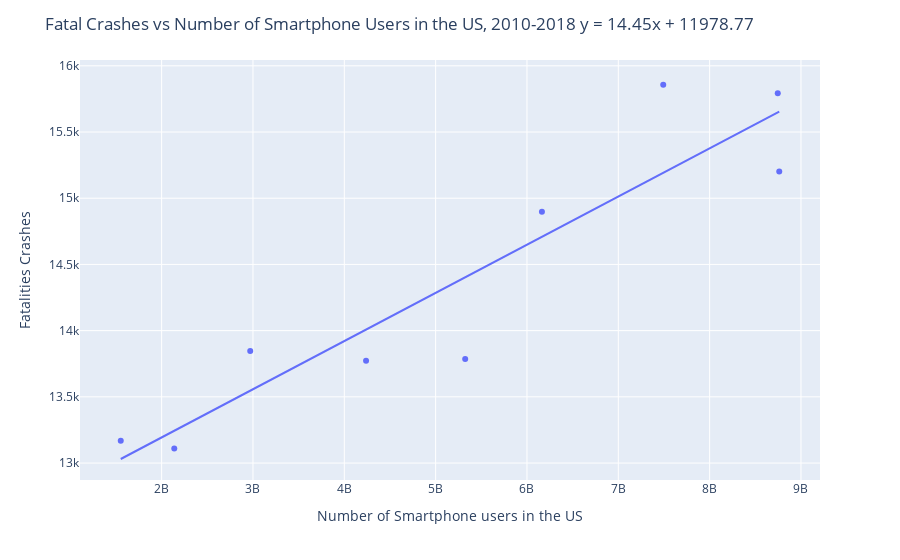

Notebook source saved alongside this figure:
### Code cell
x_values2 = phone_adoption_trim['number of smartphone users in US (millions)']
y_values = crashes_per_year

(slope, intercept, rvalue, pvalue, stderr) = st.linregress(x_values2, y_values)
regress_values = x_values * slope + intercept
line_eq = "y = " + str(round(slope,2)) + "x + " + str(round(intercept,2))
fig=px.scatter(x=x_values, y=y_values,trendline='ols')

fig.update_layout(title='Fatal Crashes vs Number of Smartphone Users in the US, 2010-2018 ' + line_eq,
                   xaxis_title="Number of Smartphone users in the US",
                   yaxis_title='Fatalities Crashes')
fig.show()

fig.write_image("images/fig3.png")

### Figure 1 — Plotly figure (JSON) as saved in the notebook; plotly's stock layout.template omitted (floating-point values rounded to 4 significant figures)
{"data": [{"hoverlabel": {"namelength": 0}, "hovertemplate": "x=%{x}<br>y=%{y}", "legendgroup": "", "marker": {"color": "#636efa", "symbol": "circle"}, "mode": "markers", "name": "", "showlegend": false, "type": "scatter", "x": [1552301172, 2138454004, 2969870946, 4238214665, 5323579663, 6163816830, 7491935200, 8745885573, 8762230000], "xaxis": "x", "y": [13169, 13109, 13846, 13773, 13786, 14898, 15857, 15792, 15202], "yaxis": "y"}, {"hoverlabel": {"namelength": 0}, "hovertemplate": "<b>OLS trendline</b><br>y = 3.63814e-07 * x + 12465.8<br>R<sup>2</sup>=0.862488<br><br>x=%{x}<br>y=%{y} <b>(trend)</b>", "legendgroup": "", "marker": {"color": "#636efa", "symbol": "circle"}, "mode": "lines", "name": "", "showlegend": false, "type": "scatter", "x": [1552301172, 2138454004, 2969870946, 4238214665, 5323579663, 6163816830, 7491935200, 8745885573, 8762230000], "xaxis": "x", "y": [13030.0, 13240.0, 13550.0, 14010.0, 14400.0, 14710.0, 15190.0, 15650.0, 15650.0], "yaxis": "y"}], "layout": {"legend": {"tracegroupgap": 0}, "margin": {"t": 60}, "title": {"text": "Fatal Crashes vs Number of Smartphone Users in the US, 2010-2018 y = 14.45x + 11978.77"}, "xaxis": {"anchor": "y", "domain": [0, 1], "title": {"text": "Number of Smartphone users in the US"}}, "yaxis": {"anchor": "x", "domain": [0, 1], "title": {"text": "Fatalities Crashes"}}}}
